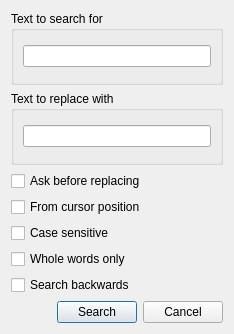
<?xml version="1.0" encoding="UTF-8"?>
<ui version="4.0">
 <class>SearchDialog</class>
 <widget class="QDialog" name="SearchDialog">
  <property name="geometry">
   <rect>
    <x>0</x>
    <y>0</y>
    <width>234</width>
    <height>334</height>
   </rect>
  </property>
  <property name="windowTitle">
   <string>Dialog</string>
  </property>
  <layout class="QVBoxLayout" name="verticalLayout_5">
   <item>
    <layout class="QVBoxLayout" name="verticalLayout_3">
     <item>
      <widget class="QGroupBox" name="SearchGroup">
       <property name="title">
        <string>Text to search for</string>
       </property>
       <layout class="QVBoxLayout" name="verticalLayout_4">
        <item>
         <widget class="QLineEdit" name="SearchEdit"/>
        </item>
       </layout>
      </widget>
     </item>
     <item>
      <widget class="QGroupBox" name="ReplaceGroup">
       <property name="title">
        <string>Text to replace with</string>
       </property>
       <layout class="QHBoxLayout" name="horizontalLayout_2">
        <item>
         <widget class="QLineEdit" name="ReplaceEdit"/>
        </item>
       </layout>
      </widget>
     </item>
     <item>
      <layout class="QVBoxLayout" name="verticalLayout_2">
       <item>
        <widget class="QCheckBox" name="AskBox">
         <property name="text">
          <string>Ask before replacing</string>
         </property>
        </widget>
       </item>
       <item>
        <widget class="QCheckBox" name="PositionBox">
         <property name="text">
          <string>From cursor position</string>
         </property>
        </widget>
       </item>
       <item>
        <widget class="QCheckBox" name="CaseBox">
         <property name="text">
          <string>Case sensitive</string>
         </property>
        </widget>
       </item>
       <item>
        <widget class="QCheckBox" name="WordBox">
         <property name="text">
          <string>Whole words only</string>
         </property>
        </widget>
       </item>
       <item>
        <widget class="QCheckBox" name="BackwardBox">
         <property name="text">
          <string>Search backwards</string>
         </property>
        </widget>
       </item>
      </layout>
     </item>
     <item>
      <layout class="QHBoxLayout" name="horizontalLayout">
       <item>
        <spacer name="horizontalSpacer">
         <property name="orientation">
          <enum>Qt::Horizontal</enum>
         </property>
         <property name="sizeHint" stdset="0">
          <size>
           <width>40</width>
           <height>20</height>
          </size>
         </property>
        </spacer>
       </item>
       <item>
        <widget class="QPushButton" name="ButtonSearch">
         <property name="text">
          <string>Search</string>
         </property>
         <property name="default">
          <bool>true</bool>
         </property>
        </widget>
       </item>
       <item>
        <widget class="QPushButton" name="ButtonCancel">
         <property name="text">
          <string>Cancel</string>
         </property>
        </widget>
       </item>
      </layout>
     </item>
    </layout>
   </item>
  </layout>
 </widget>
 <tabstops>
  <tabstop>SearchEdit</tabstop>
  <tabstop>ReplaceEdit</tabstop>
  <tabstop>AskBox</tabstop>
  <tabstop>PositionBox</tabstop>
  <tabstop>CaseBox</tabstop>
  <tabstop>WordBox</tabstop>
  <tabstop>BackwardBox</tabstop>
  <tabstop>ButtonSearch</tabstop>
  <tabstop>ButtonCancel</tabstop>
 </tabstops>
 <resources/>
 <connections>
  <connection>
   <sender>ButtonCancel</sender>
   <signal>clicked()</signal>
   <receiver>SearchDialog</receiver>
   <slot>reject()</slot>
   <hints>
    <hint type="sourcelabel">
     <x>184</x>
     <y>300</y>
    </hint>
    <hint type="destinationlabel">
     <x>116</x>
     <y>166</y>
    </hint>
   </hints>
  </connection>
 </connections>
</ui>
